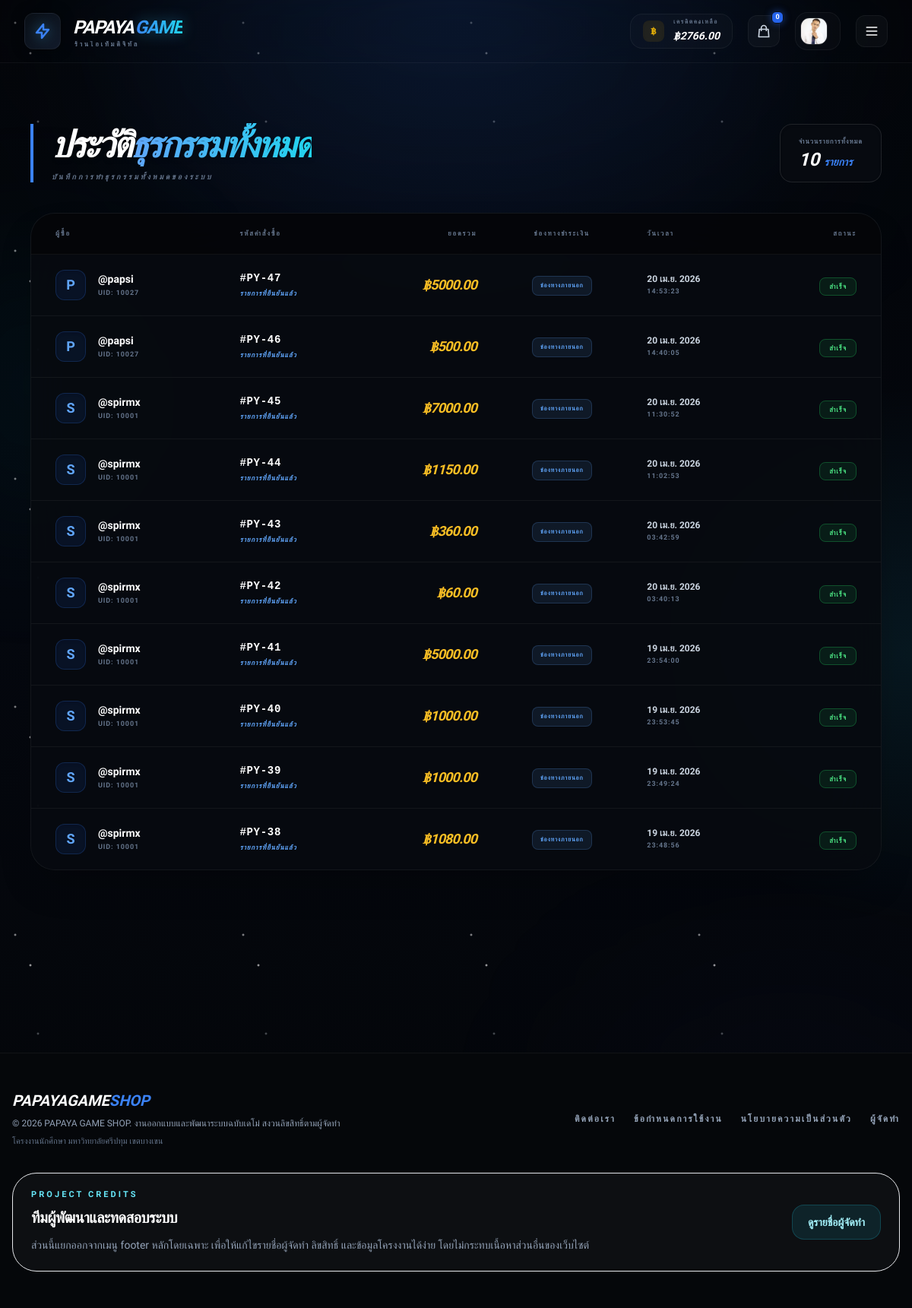
Screenshot of /orders/all-transactions/ (signed in) with the database file from the repository.
### apps/users/models.py (models this page shows, shortened)
class CustomUser(AbstractUser):
    is_seller = models.BooleanField(default=False, verbose_name="เป็นผู้ขาย")
    is_verified = models.BooleanField(default=False, verbose_name="ยืนยันตัวตนแล้ว")
    email_verified = models.BooleanField(default=False, verbose_name="ยืนยันอีเมลแล้ว")
    phone_verified = models.BooleanField(default=False, verbose_name="ยืนยันเบอร์แล้ว")
    password_change_count = models.PositiveIntegerField(default=0, verbose_name="จำนวนครั้งที่เปลี่ยนรหัสผ่าน")
    failed_login_attempts = models.PositiveIntegerField(default=0, verbose_name="จำนวนครั้งที่ล็อกอินผิด")
    lockout_until = models.DateTimeField(null=True, blank=True, verbose_name="ล็อกอินได้อีกครั้งเมื่อ")
    last_seen = models.DateTimeField(null=True, blank=True, verbose_name="เวลาใช้งานล่าสุด")
    profile_image = models.ImageField(
        upload_to="profile_pics/",
        null=True,
        blank=True,
        verbose_name="รูปโปรไฟล์",
    )
    phone_number = models.CharField(
        max_length=15,
        blank=True,
        null=True,
        verbose_name="เบอร์โทรศัพท์",
    )
    class Meta:
        verbose_name = "ผู้ใช้งาน"
        verbose_name_plural = "รายชื่อผู้ใช้งานทั้งหมด"
    @property
    def is_online(self):
        if not self.last_seen:
            return False
        return self.last_seen >= timezone.now() - timedelta(minutes=5)

### apps/wallets/models.py (models this page shows, shortened)
class Wallet(models.Model):
    user = models.OneToOneField(
        settings.AUTH_USER_MODEL,
        on_delete=models.CASCADE,
        related_name="wallet",
        verbose_name="ผู้ใช้งาน",
    )
    balance = models.DecimalField(
        max_digits=100,
        decimal_places=2,
        default=Decimal("0.00"),
        verbose_name="ยอดเงินคงเหลือ",
    )
    class Meta:
        verbose_name = "กระเป๋าเงิน"
        verbose_name_plural = "กระเป๋าเงินทั้งหมด"

### apps/cart/models.py (models this page shows, shortened)
class Cart(models.Model):
    user = models.OneToOneField(settings.AUTH_USER_MODEL, on_delete=models.CASCADE, related_name="cart")
    created_at = models.DateTimeField(auto_now_add=True)

### apps/orders/models.py (models this page shows, shortened)
class Order(models.Model):
    STATUS_CHOICES = (
        ("pending", "รอดำเนินการ"),
        ("success", "สำเร็จ"),
        ("failed", "ล้มเหลว"),
    )
    buyer = models.ForeignKey(settings.AUTH_USER_MODEL, on_delete=models.CASCADE, related_name="orders")
    status = models.CharField(max_length=20, choices=STATUS_CHOICES, default="success")
    total_price = models.DecimalField(max_digits=10, decimal_places=2)
    created_at = models.DateTimeField(auto_now_add=True)
    class Meta:
        verbose_name = "คำสั่งซื้อ"
        verbose_name_plural = "รายการคำสั่งซื้อทั้งหมด"

### apps/orders/views.py (the view)
# urls.py: path('all-transactions/', views.all_transactions, name='all_transactions'),
@login_required
def all_transactions(request):
    if not request.user.is_staff:
        return redirect("home")
    orders = (
        Order.objects.all()
        .prefetch_related("items__product__category__game", "items__product__game")
        .order_by("-created_at")
    )
    return render(request, "orders/all_transactions.html", {"orders": orders})

### templates/orders/all_transactions.html (shortened to what this page needs)
{% extends 'base.html' %}
{% block content %}
<div class="max-w-[1400px] mx-auto py-10 px-4 mb-20">
    <div class="mb-10 flex flex-col md:flex-row md:items-end justify-between gap-6 border-l-4 border-blue-500 pl-6">
        <div>
            <h1 class="text-4xl sm:text-5xl font-black text-white italic uppercase tracking-tighter drop-shadow-md">
                ประวัติ<span class="text-transparent bg-clip-text bg-gradient-to-r from-blue-400 to-cyan-400">ธุรกรรมทั้งหมด</span>
            </h1>
            <p class="text-slate-500 font-bold uppercase tracking-[0.3em] text-[10px] mt-2.5 italic">
                บันทึกการทำธุรกรรมทั้งหมดของระบบ
            </p>
        </div>
        <div class="flex gap-4">
            <div class="bg-[#070A10] border border-white/10 px-6 py-4 rounded-2xl shadow-inner">
                <p class="text-[9px] text-slate-500 font-black uppercase tracking-widest mb-1">จำนวนรายการทั้งหมด</p>
                <p class="text-2xl font-black text-white italic leading-none">
                    {{ orders.count }} <span class="text-sm text-blue-500 uppercase">รายการ</span>
                </p>
            </div>
        </div>
    </div>
    <div class="bg-[#070A10]/90 backdrop-blur-2xl border border-white/5 rounded-[2rem] shadow-2xl overflow-hidden">
        <div class="overflow-x-auto custom-scrollbar">
            <table class="w-full text-left whitespace-nowrap">
                <thead class="bg-black/40 text-slate-500 text-[9px] uppercase font-black tracking-[0.2em] border-b border-white/5">
                    <tr>
                        <th class="p-5 pl-8">ผู้ซื้อ</th>
                        <th class="p-5">รหัสคำสั่งซื้อ</th>
                        <th class="p-5 text-right">ยอดรวม</th>
                        <th class="p-5 text-center">ช่องทางชำระเงิน</th>
                        <th class="p-5">วันเวลา</th>
                        <th class="p-5 pr-8 text-right">สถานะ</th>
                    </tr>
                </thead>
                <tbody class="divide-y divide-white/5">
                    {% for order in orders %}
                    <tr class="group hover:bg-white/[0.02] transition-colors">
                        <td class="p-5 pl-8">
                            <div class="flex items-center gap-4">
                                <div class="w-10 h-10 rounded-xl bg-blue-600/10 border border-blue-500/20 flex items-center justify-center text-blue-400 font-black text-lg shadow-inner">
                                    {{ order.buyer.username|first|upper }}
                                </div>
                                <div>
                                    <p class="text-white font-bold text-sm">@{{ order.buyer.username }}</p>
                                    <p class="text-[9px] text-slate-500 font-black uppercase tracking-widest mt-0.5">UID: {{ order.buyer.id|add:10000 }}</p>
                                </div>
                            </div>
                        </td>
                        <td class="p-5">
                            <p class="text-white font-bold text-sm font-mono tracking-wider">#PY-{{ order.id }}</p>
                            <p class="text-[9px] text-blue-400 font-bold mt-1 uppercase italic tracking-widest">รายการที่ยืนยันแล้ว</p>
                        </td>
                        <td class="p-5 text-right">
                            <p class="text-lg font-black text-[#fbbf24] italic tracking-tighter tabular-nums drop-shadow-sm">
                                ฿{{ order.total_price|floatformat:2 }}
                            </p>
                        </td>
                        <td class="p-5 text-center">
                            {% if order.payment_method == 'wallet' %}
                                <span class="text-[8px] font-black text-yellow-500 uppercase tracking-widest border border-yellow-500/20 px-2.5 py-1.5 rounded-lg bg-yellow-500/10 inline-block">
                                    กระเป๋าเงิน
                                </span>
                            {% else %}
                                <span class="text-[8px] font-black text-blue-400 uppercase tracking-widest border border-blue-400/20 px-2.5 py-1.5 rounded-lg bg-blue-400/10 inline-block">
                                    ช่องทางภายนอก
                                </span>
                            {% endif %}
                        </td>
                        <td class="p-5">
                            <p class="text-xs text-slate-300 font-bold">{{ order.created_at|date:"d M Y" }}</p>
                            <p class="text-[9px] text-slate-500 font-black uppercase tracking-widest mt-0.5">{{ order.created_at|date:"H:i:s" }}</p>
                        </td>
                        <td class="p-5 pr-8 text-right">
                            <span class="px-3 py-1.5 rounded-lg text-[9px] font-black uppercase tracking-widest border
                                {% if order.status == 'SUCCESS' or order.status == 'success' %}
                                    bg-green-500/10 text-green-400 border-green-500/30
                                {% elif order.status == 'PENDING' or order.status == 'pending' %}
                                    bg-yellow-500/10 text-yellow-400 border-yellow-500/30
                                {% else %}
                                    bg-red-500/10 text-red-400 border-red-500/30
                                {% endif %}">
                                {% if order.status == 'SUCCESS' or order.status == 'success' %}
                                    สำเร็จ
                                {% elif order.status == 'PENDING' or order.status == 'pending' %}
                                    รอดำเนินการ
                                {% else %}
                                    {{ order.status }}
                                {% endif %}
                            </span>
                        </td>
                    </tr>
                    {% endfor %}
                </tbody>
            </table>
        </div>
    </div>
</div>
{% endblock %}

### templates/includes/navbar.html (shortened to what this page needs)
<nav class="sticky top-0 z-[100] w-full border-b border-white/5 bg-[#0A0F16]/92 backdrop-blur-3xl" x-data="{ mobileMenu: false, profileOpen: false }" x-effect="document.body.classList.toggle('overflow-hidden', mobileMenu)" @resize.window="if (window.innerWidth >= 1536) mobileMenu = false">
    <div class="relative mx-auto flex max-w-[1800px] items-center justify-between gap-2 px-3 py-3 sm:gap-4 sm:px-6 sm:py-4 lg:gap-6 lg:px-8 xl:px-10">
        <div class="flex min-w-0 items-center gap-2 sm:gap-5 xl:gap-8">
            <a href="{% url 'home' %}" class="group relative flex min-w-0 shrink items-center gap-2 transition-all duration-500 hover:scale-[1.02] sm:gap-4">
                <div class="relative z-10 flex h-10 w-10 shrink-0 items-center justify-center overflow-hidden rounded-xl border border-white/5 bg-gradient-to-br from-[#0A0F16] to-[#121b2b] shadow-[0_0_15px_rgba(0,0,0,0.5)] transition-all duration-500 group-hover:border-cyan-400/50 group-hover:shadow-[0_0_25px_rgba(34,211,238,0.4)] sm:h-12 sm:w-12">
                </div>
                <div class="relative z-10 flex min-w-0 flex-col leading-none">
                    <h1 class="flex min-w-0 items-center text-base font-black italic uppercase tracking-tighter sm:text-2xl xl:text-3xl">
                        <span class="text-white drop-shadow-md">PAPAYA</span>
                        <span class="pl-0.5 text-transparent bg-gradient-to-r from-blue-500 to-cyan-400 bg-clip-text drop-shadow-[0_0_10px_rgba(56,189,248,0.4)] transition-all duration-500 group-hover:drop-shadow-[0_0_15px_rgba(56,189,248,0.8)]">GAME</span>
                    </h1>
                    <span class="ml-0.5 mt-0.5 hidden truncate text-[8px] font-black uppercase tracking-[0.3em] text-slate-500 transition-colors duration-500 group-hover:text-cyan-400 sm:block sm:text-[9px]">
                        ร้านไอเท็มดิจิทัล
                    </span>
                </div>
            </a>
        </div>
        <div class="flex items-center gap-1.5 sm:gap-3 lg:gap-5">
            {% if user.is_authenticated %}
                <a href="{% url 'wallets:wallet_home' %}" class="group hidden shrink-0 items-center gap-3 rounded-2xl border border-white/5 bg-white/[0.02] px-4 py-1.5 transition-all hover:border-yellow-500/30 hover:bg-yellow-500/[0.03] md:flex">
                    <div class="flex h-7 w-7 items-center justify-center rounded-lg bg-yellow-500/10 text-xs font-black text-yellow-500 shadow-inner">฿</div>
                    <div class="text-left leading-none">
                        <p class="mb-1 text-[8px] font-black uppercase tracking-[0.2em] text-slate-500">เครดิตคงเหลือ</p>
                        <p class="text-xs font-black italic tabular-nums text-white sm:text-sm">
                            {% if user.wallet %}฿{{ user.wallet.balance|floatformat:2 }}{% else %}฿0.00{% endif %}
                        </p>
                    </div>
                </a>
                <a href="{% url 'cart:cart_detail' %}" class="group relative rounded-xl border border-white/5 bg-white/[0.03] p-2.5 transition-all hover:bg-blue-600/20">
                    <svg xmlns="http://www.w3.org/2000/svg" class="h-5 w-5 text-slate-300 transition-colors group-hover:text-blue-400" fill="none" viewBox="0 0 24 24" stroke="currentColor">
                        <path stroke-linecap="round" stroke-linejoin="round" stroke-width="2" d="M16 11V7a4 4 0 00-8 0v4M5 9h14l1 12H4L5 9z" />
                    </svg>
                    <span class="absolute -right-1.5 -top-1.5 flex h-4 w-4 items-center justify-center rounded-md border border-[#0A0F16] bg-blue-600 text-[9px] font-black text-white shadow-[0_0_10px_rgba(37,99,235,0.5)]">
                        {% if hasattr_cart or user.cart %}{{ user.cart.items.count|default:"0" }}{% else %}0{% endif %}
                    </span>
                </a>
                <div class="relative">
                    <button type="button" @click="profileOpen = !profileOpen" class="group flex shrink-0 items-center gap-3 rounded-2xl border border-white/5 bg-white/[0.02] p-1 pr-2 transition-all hover:bg-white/[0.05] sm:p-1.5 sm:pr-4">
                        <div class="flex h-8 w-8 shrink-0 items-center justify-center overflow-hidden rounded-xl border border-white/10 text-lg font-black text-white shadow-inner transition-transform group-hover:scale-105 sm:h-9 sm:w-9 ">
                            {% if user.profile_image %}
                                <img src="{{ user.profile_image.url }}" alt="โปรไฟล์" decoding="async" width="48" height="48" class="h-full w-full object-cover">
                            {% else %}
                                {{ user.username|first|upper }}
                            {% endif %}
                        </div>
                    </button>
                </div>
            {% endif %}
            <button type="button" @click="mobileMenu = !mobileMenu" class="shrink-0 rounded-xl border border-white/5 bg-white/[0.03] p-2.5 text-white transition-colors hover:bg-white/10 2xl:hidden" aria-label="เปิดเมนูนำทาง">
                <svg x-show="!mobileMenu" class="h-5 w-5" fill="none" stroke="currentColor" viewBox="0 0 24 24">
                    <path stroke-linecap="round" stroke-linejoin="round" stroke-width="2" d="M4 6h16M4 12h16M4 18h16"></path>
                </svg>
            </button>
        </div>
    </div>
</nav>

### rows the page displays
CustomUser: wallet.balance "2766.00", cart.items.count "0", profile_image (picture)
Order: buyer.username|first "P", buyer.username "papsi", buyer.id|add "10027", id "47", total_price "5000.00", created_at "20 เม.ย. 2026", created_at "14:53:23", status "สำเร็จ"
Order: buyer.username|first "P", buyer.username "papsi", buyer.id|add "10027", id "46", total_price "500.00", created_at "20 เม.ย. 2026", created_at "14:40:05", status "สำเร็จ"
Order: buyer.username|first "S", buyer.username "spirmx", buyer.id|add "10001", id "45", total_price "7000.00", created_at "20 เม.ย. 2026", created_at "11:30:52", status "สำเร็จ"
Order: buyer.username|first "S", buyer.username "spirmx", buyer.id|add "10001", id "44", total_price "1150.00", created_at "20 เม.ย. 2026", created_at "11:02:53", status "สำเร็จ"
Order: buyer.username|first "S", buyer.username "spirmx", buyer.id|add "10001", id "43", total_price "360.00", created_at "20 เม.ย. 2026", created_at "03:42:59", status "สำเร็จ"
Order: buyer.username|first "S", buyer.username "spirmx", buyer.id|add "10001", id "42", total_price "60.00", created_at "20 เม.ย. 2026", created_at "03:40:13", status "สำเร็จ"
Order: buyer.username|first "S", buyer.username "spirmx", buyer.id|add "10001", id "41", total_price "5000.00", created_at "19 เม.ย. 2026", created_at "23:54:00", status "สำเร็จ"
Order: buyer.username|first "S", buyer.username "spirmx", buyer.id|add "10001", id "40", total_price "1000.00", created_at "19 เม.ย. 2026", created_at "23:53:45", status "สำเร็จ"
Order: buyer.username|first "S", buyer.username "spirmx", buyer.id|add "10001", id "39", total_price "1000.00", created_at "19 เม.ย. 2026", created_at "23:49:24", status "สำเร็จ"
Order: buyer.username|first "S", buyer.username "spirmx", buyer.id|add "10001", id "38", total_price "1080.00", created_at "19 เม.ย. 2026", created_at "23:48:56", status "สำเร็จ"

### other values shown
{{ orders.count }} "10"
